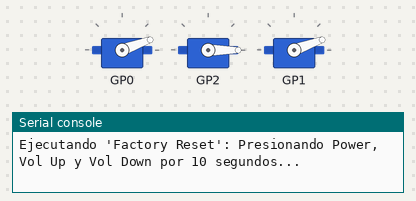
This program was run on a simulated Raspberry Pi Pico running MicroPython. Shown: 3 × servo, the last lines printed to the serial console. At 5.8 s the program stops and its outputs stay as they are.

Above: at 2.0 s.
At 5.8 s:
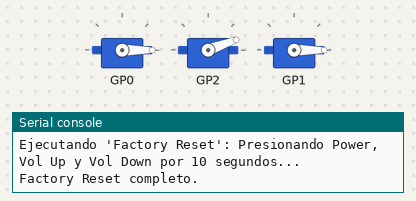
Timing chart, 0 to 7.3 s (numbered marks = the images above):
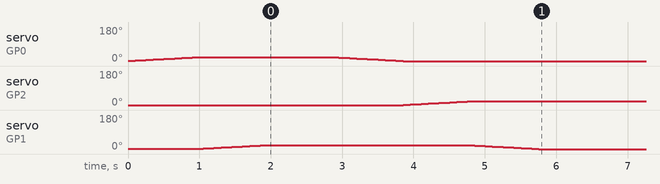

The program:

factory_reset.py
```python
import time
from servo import Servo

# Configurar servos
power = Servo(pin_id=0)
vol_up = Servo(pin_id=1)
vol_down = Servo(pin_id=2)

def move_servo_slowly(servo, target_position, delay=0.05, step=1):
    current_position = servo.read()
    while abs(current_position - target_position) > step:
        if current_position < target_position:
            current_position += step
        else:
            current_position -= step
        servo.write(current_position)
        time.sleep(delay)
    servo.write(target_position)

print("Ejecutando 'Factory Reset': Presionando Power, Vol Up y Vol Down por 10 segundos...")
move_servo_slowly(power, 20)
move_servo_slowly(vol_down, 0)
move_servo_slowly(vol_up, 20)
time.sleep(1)
move_servo_slowly(power, 0)
move_servo_slowly(vol_down, 20)
move_servo_slowly(vol_up, 0)
print("Factory Reset completo.")
```

Measured:
- by itself, servo on GP0: rises from 1° to 20° in 0.90 s, then falls to 0° in 2.9 s
- by itself, servo on GP2: moves from 0° to 20° over 0.95 s
- by itself, servo on GP1: rises from 1° to 20° in 0.90 s, then falls to 0° in 3.9 s
